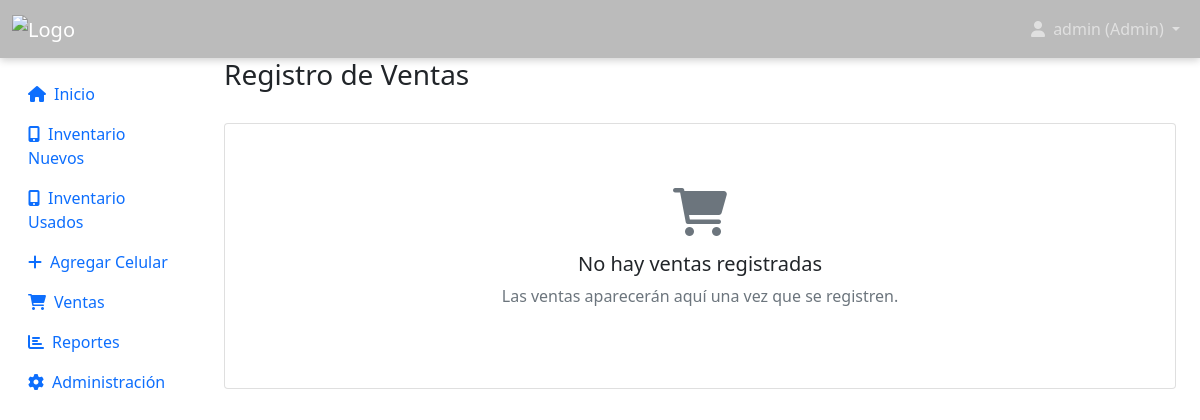
/sales/ (signed in), run on an earlier commit of the app's database.
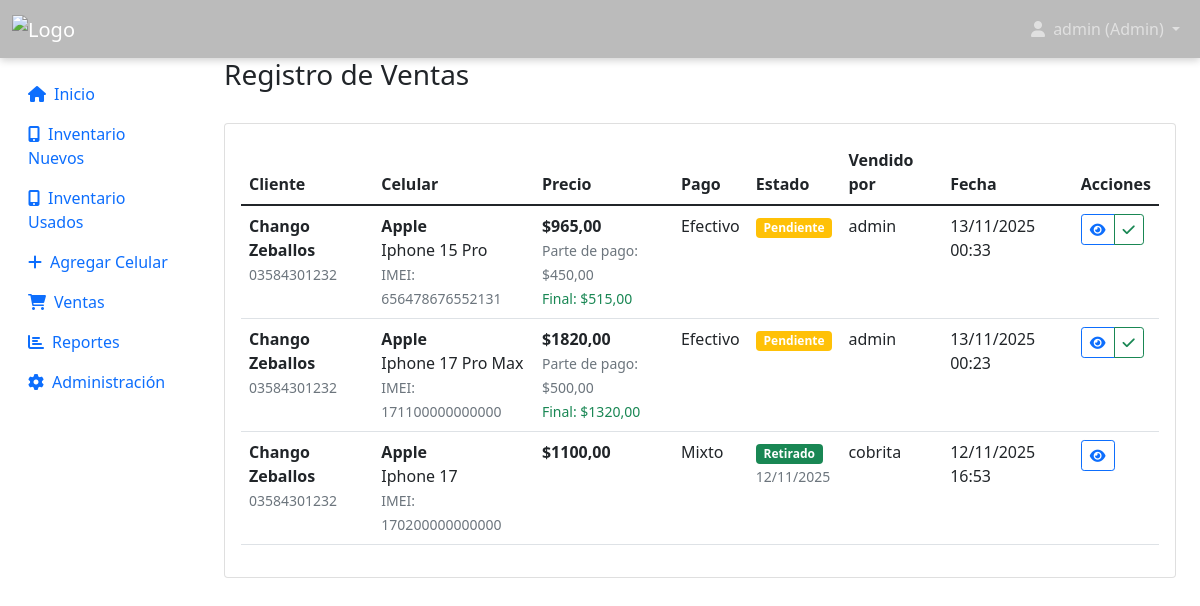
And on a later commit of the database.
### inventory/models.py (models this page shows, shortened)
class Sale(models.Model):
    PAYMENT_METHODS = [
        ('cash', 'Efectivo'),
        ('card', 'Tarjeta'),
        ('transfer', 'Transferencia'),
        ('financing', 'Financiación'),
        ('mixed', 'Mixto'),
    ]
    id = models.UUIDField(
        primary_key=True,
        default=uuid.uuid4,
        editable=False
    )
    phone = models.OneToOneField(
        Phone,
        on_delete=models.CASCADE,
        verbose_name='Celular'
    )
    customer = models.ForeignKey(
        Customer,
        on_delete=models.CASCADE,
        verbose_name='Cliente'
    )
    sale_price = models.DecimalField(
        max_digits=10,
        decimal_places=2,
        verbose_name='Precio de venta'
    )
    payment_method = models.CharField(
        max_length=20,
        choices=PAYMENT_METHODS,
        verbose_name='Forma de pago'
    )
    is_picked_up = models.BooleanField(
        default=False,
        verbose_name='Retirado'
    )
    pickup_date = models.DateTimeField(
        null=True,
        blank=True,
        verbose_name='Fecha de retiro'
    )
    has_trade_in = models.BooleanField(
        default=False,
        verbose_name='Tiene parte de pago'
    )
    trade_in_phone = models.ForeignKey(
        Phone,
        on_delete=models.SET_NULL,
        null=True,
        blank=True,
        related_name='trade_in_sales',
        verbose_name='Celular en parte de pago'
    )
    trade_in_value = models.DecimalField(
        max_digits=10,
        decimal_places=2,
        null=True,
        blank=True,
        verbose_name='Valor parte de pago'
    )
    sold_by = models.ForeignKey(
        CustomUser,
        on_delete=models.SET_NULL,
        null=True,
        verbose_name='Vendido por'
    )
    sale_date = models.DateTimeField(
        auto_now_add=True,
        verbose_name='Fecha de venta'
    )
    notes = models.TextField(
        blank=True,
        verbose_name='Notas'
    )
    class Meta:
        verbose_name = 'Venta'
        verbose_name_plural = 'Ventas'
        ordering = ['-sale_date']
    def get_final_price(self):
        if self.has_trade_in and self.trade_in_value:
            return self.sale_price - self.trade_in_value
        return self.sale_price

class Customer(models.Model):
    name = models.CharField(
        max_length=100,
        verbose_name='Nombre completo'
    )
    email = models.EmailField(
        blank=True,
        verbose_name='Email'
    )
    phone = models.CharField(
        max_length=20,
        blank=True,
        verbose_name='Teléfono'
    )
    address = models.TextField(
        blank=True,
        verbose_name='Dirección'
    )
    dni = models.CharField(
        max_length=20,
        blank=True,
        verbose_name='DNI/Documento'
    )
    created_at = models.DateTimeField(
        auto_now_add=True,
        verbose_name='Fecha de registro'
    )
    class Meta:
        verbose_name = 'Cliente'
        verbose_name_plural = 'Clientes'
        ordering = ['name']

class Phone(models.Model):
    internal_code = models.CharField(
        max_length=30,
        unique=True,
        blank=True,
        null=True,
        verbose_name='Código interno'
    )
    battery_percentage = models.PositiveIntegerField(
        default=100,
        verbose_name='Porcentaje de batería'
    )
    ACQUISITION_CHOICES = [
        ('mayorista', 'Compra mayorista'),
        ('parte_pago', 'Parte de pago'),
        ('', 'No aplica'),
    ]
    acquisition_type = models.CharField(
        max_length=20,
        choices=ACQUISITION_CHOICES,
        blank=True,
        default='',
        verbose_name='Tipo de adquisición'
    )
    acquired_from = models.ForeignKey(
        'Customer',
        on_delete=models.SET_NULL,
        null=True,
        blank=True,
        verbose_name='Cliente que entregó',
        help_text='Solo si fue parte de pago',
        related_name='phones_acquired'
    )
    """
    Modelo principal para los celulares en inventario
    """
    STATUS_CHOICES = [
        ('available', 'Stock'),          # antes Disponible
        ('reserved', 'Reservado'),
        ('sold', 'Vendido'),
        ('service', 'Servicio técnico'), # nuevo (reemplaza damaged como estado operativo)
        ('in_transit', 'En camino'),
        ('warehouse', 'Depósito'),       # nuevo: almacenado fuera de sala de ventas
    ]
    CONDITION_CHOICES = [
        ('new', 'Nuevo'),
        ('used', 'Usado'),
        ('refurbished', 'Reacondicionado'),
    ]
    imei_validator = RegexValidator(
        regex=r'^\d{15}$',
        message='El IMEI debe tener exactamente 15 dígitos'
    )
    id = models.UUIDField(
        primary_key=True,
        default=uuid.uuid4,
        editable=False
    )
    model = models.ForeignKey(
        PhoneModel,
        on_delete=models.CASCADE,
        verbose_name='Modelo'
    )
    imei = models.CharField(
        max_length=15,
        unique=True,
        validators=[imei_validator],
        verbose_name='IMEI'
    )
    status = models.CharField(
        max_length=20,
        choices=STATUS_CHOICES,
        default='available',
        verbose_name='Estado'
    )
    condition = models.CharField(
        max_length=20,
        choices=CONDITION_CHOICES,
        default='new',
        verbose_name='Condición'
    )
    price = models.DecimalField(
        max_digits=10,
        decimal_places=2,
        verbose_name='Precio'
    )
    storage_capacity = models.CharField(
        max_length=10,
        blank=True,
        verbose_name='Capacidad de almacenamiento'
    )
    color = models.CharField(
        max_length=30,
        blank=True,
        verbose_name='Color'
    )
    notes = models.TextField(
        blank=True,
        verbose_name='Notas'
    )
    added_by = models.ForeignKey(
        CustomUser,
        on_delete=models.SET_NULL,
        null=True,
        related_name='phones_added',
        verbose_name='Agregado por'
    )
    created_at = models.DateTimeField(
        auto_now_add=True,
        verbose_name='Fecha de ingreso'
    )
    updated_at = models.DateTimeField(
        auto_now=True,
        verbose_name='Última modificación'
    )
    class Meta:
        verbose_name = 'Celular'
        verbose_name_plural = 'Celulares'
        ordering = ['-created_at']

class PhoneModel(models.Model):
    brand = models.ForeignKey(
        Brand,
        on_delete=models.CASCADE,
        verbose_name='Marca'
    )
    name = models.CharField(
        max_length=100,
        verbose_name='Nombre del modelo'
    )
    is_active = models.BooleanField(
        default=True,
        verbose_name='Activo'
    )
    created_at = models.DateTimeField(
        auto_now_add=True,
        verbose_name='Fecha de creación'
    )
    class Meta:
        verbose_name = 'Modelo de celular'
        verbose_name_plural = 'Modelos de celulares'
        unique_together = ['brand', 'name']
        ordering = ['brand__name', 'name']

class Brand(models.Model):
    name = models.CharField(
        max_length=50,
        unique=True,
        verbose_name='Nombre'
    )
    is_active = models.BooleanField(
        default=True,
        verbose_name='Activa'
    )
    created_at = models.DateTimeField(
        auto_now_add=True,
        verbose_name='Fecha de creación'
    )
    class Meta:
        verbose_name = 'Marca'
        verbose_name_plural = 'Marcas'
        ordering = ['name']

class CustomUser(AbstractUser):
    ROLE_CHOICES = [
        ('admin', 'Administrador'),
        ('employee', 'Empleado'),
    ]
    role = models.CharField(
        max_length=10,
        choices=ROLE_CHOICES,
        default='employee',
        verbose_name='Rol'
    )
    phone = models.CharField(
        max_length=20,
        blank=True,
        verbose_name='Teléfono'
    )
    created_at = models.DateTimeField(
        auto_now_add=True,
        verbose_name='Fecha de creación'
    )
    is_active_employee = models.BooleanField(
        default=True,
        verbose_name='Empleado activo'
    )
    class Meta:
        verbose_name = 'Usuario'
        verbose_name_plural = 'Usuarios'

### inventory/views.py (the view)
# urls.py: path('sales/', views.sales_list, name='sales_list'),
@login_required
def sales_list(request):
    sales = Sale.objects.select_related(
        'phone__model__brand', 'customer', 'sold_by'
    ).order_by('-sale_date')
    paginator = Paginator(sales, 20)
    page_number = request.GET.get('page')
    page_obj = paginator.get_page(page_number)
    return render(request, 'inventory/sales_list.html', {'page_obj': page_obj})

### inventory/context_processors.py (called while the page is built)
def user_info(request):
    context = {}
    if request.user.is_authenticated:
        context['user_role'] = 'admin' if request.user.is_staff else 'empleado'
        context['user_full_name'] = request.user.get_full_name() or request.user.username
    return context

### templates/inventory/sales_list.html (shortened to what the changed rows need)
{% extends 'base.html' %}
{% block content %}
<div class="d-flex justify-content-between align-items-center mb-4">
    <h1 class="h3">Registro de Ventas</h1>
</div>
<div class="card">
    <div class="card-body">
        {% if page_obj %}
            <div class="table-responsive">
                <table class="table table-hover">
                    <thead>
                        <tr>
                            <th>Cliente</th>
                            <th>Celular</th>
                            <th>Precio</th>
                            <th>Pago</th>
                            <th>Estado</th>
                            <th>Vendido por</th>
                            <th>Fecha</th>
                            <th>Acciones</th>
                        </tr>
                    </thead>
                    <tbody>
                        {% for sale in page_obj %}
                            <tr>
                                <td>
                                    <strong>{{ sale.customer.name }}</strong>
                                    {% if sale.customer.phone %}
                                        <br><small class="text-muted">{{ sale.customer.phone }}</small>
                                    {% endif %}
                                </td>
                                <td>
                                    <strong>{{ sale.phone.model.brand.name }}</strong><br>
                                    {{ sale.phone.model.name }}
                                    <br><small class="text-muted">IMEI: {{ sale.phone.imei }}</small>
                                </td>
                                <td>
                                    <strong>${{ sale.sale_price }}</strong>
                                    {% if sale.has_trade_in %}
                                        <br><small class="text-muted">Parte de pago: ${{ sale.trade_in_value }}</small>
                                        <br><small class="text-success">Final: ${{ sale.get_final_price }}</small>
                                    {% endif %}
                                </td>
                                <td>{{ sale.get_payment_method_display }}</td>
                                <td>
                                    {% if sale.is_picked_up %}
                                        <span class="badge bg-success">Retirado</span>
                                        {% if sale.pickup_date %}
                                            <br><small class="text-muted">{{ sale.pickup_date|date:"d/m/Y" }}</small>
                                        {% endif %}
                                    {% else %}
                                        <span class="badge bg-warning">Pendiente</span>
                                    {% endif %}
                                </td>
                                <td>{{ sale.sold_by.get_full_name|default:sale.sold_by.username }}</td>
                                <td>{{ sale.sale_date|date:"d/m/Y H:i" }}</td>
                                <td>
                                    <div class="btn-group btn-group-sm">
                                        <a href="{% url 'sale_detail' sale.id %}" class="btn btn-outline-primary" title="Ver detalle">
                                            <i class="fas fa-eye"></i>
                                        </a>
                                        {% if not sale.is_picked_up %}
                                            <button type="button" class="btn btn-outline-success" title="Marcar como retirado"
                                                    onclick="markAsPickedUp('{{ sale.id }}')">
                                                <i class="fas fa-check"></i>
                                            </button>
                                        {% endif %}
                                    </div>
                                </td>
                            </tr>
                        {% endfor %}
                    </tbody>
                </table>
            </div>
        {% else %}
            <div class="text-center py-5">
                <i class="fas fa-shopping-cart fa-3x text-muted mb-3"></i>
                <h5>No hay ventas registradas</h5>
                <p class="text-muted">Las ventas aparecerán aquí una vez que se registren.</p>
            </div>
        {% endif %}
    </div>
</div>
{% endblock %}

What changed in the data, as far as the page shows it:
added Sale: customer.name "Chango Zeballos", customer.phone "03584301232", phone.model.brand.name "Apple", phone.model.name "Iphone 15 Pro", phone.imei "656478676552131", sale_price "965,00", trade_in_value "450,00", get_final_price "515,00", payment_method "Efectivo", is_picked_up "Pendiente", sold_by.get_full_name "admin", sale_date "13/11/2025 00:33"
added Sale: customer.name "Chango Zeballos", customer.phone "03584301232", phone.model.brand.name "Apple", phone.model.name "Iphone 17 Pro Max", phone.imei "171100000000000", sale_price "1820,00", trade_in_value "500,00", get_final_price "1320,00", payment_method "Efectivo", is_picked_up "Pendiente", sold_by.get_full_name "admin", sale_date "13/11/2025 00:23"
added Sale: customer.name "Chango Zeballos", customer.phone "03584301232", phone.model.brand.name "Apple", phone.model.name "Iphone 17", phone.imei "170200000000000", sale_price "1100,00", payment_method "Mixto", pickup_date "12/11/2025", sold_by.get_full_name "cobrita", sale_date "12/11/2025 16:53"
Also different on the page:
text no longer shown: "No hay ventas registradas Las ventas aparecerán aquí una vez que se registren."
text now shown: "Cliente Celular Precio Pago Estado Vendido por Fecha Acciones"
